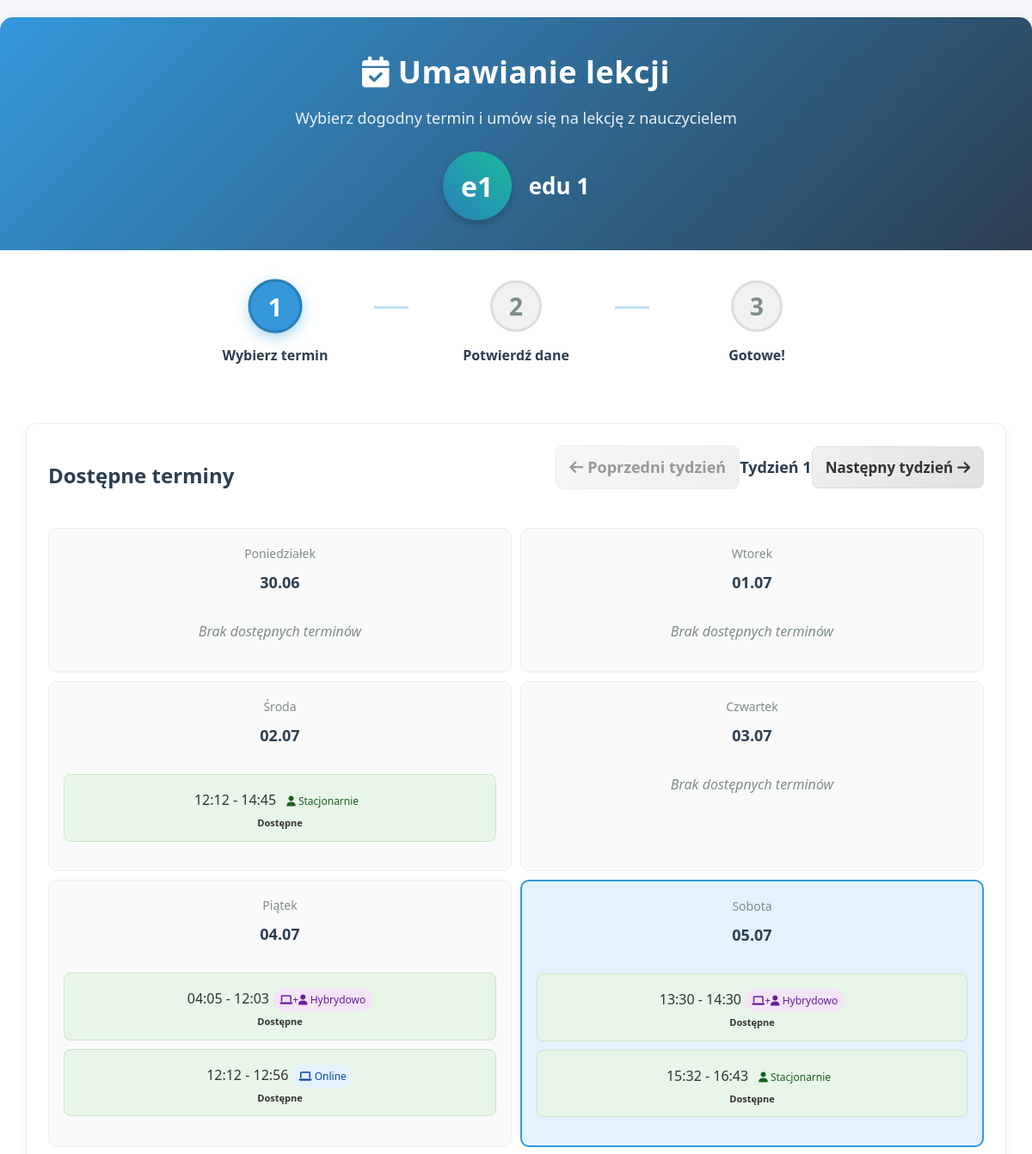
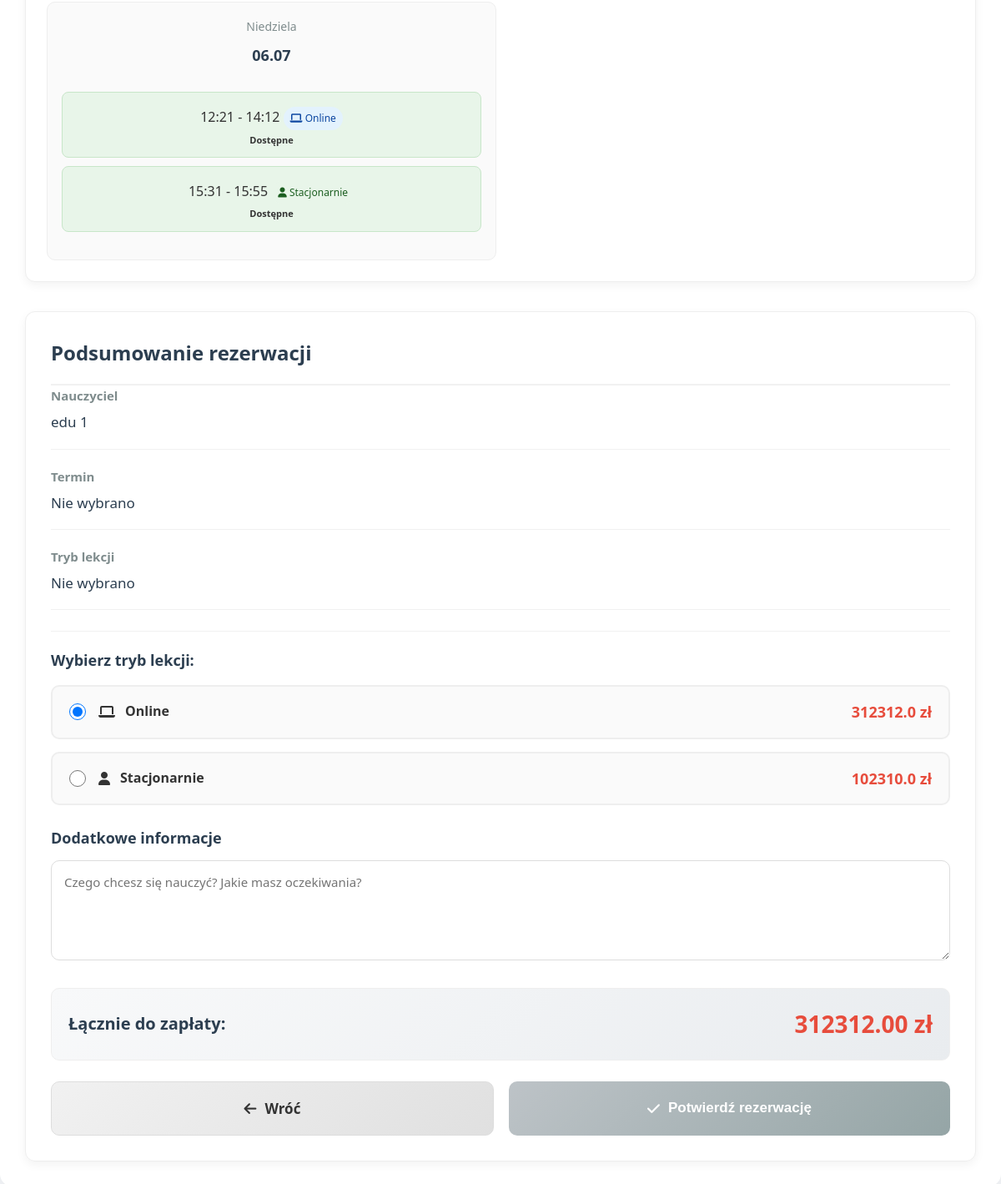
Screenshot of /book_teacher/3 (signed in) with the database file from the repository (2 pictures, top to bottom).
### tables this page shows
CREATE TABLE users (
                id INTEGER PRIMARY KEY AUTOINCREMENT,
                username TEXT UNIQUE NOT NULL,
                email TEXT UNIQUE NOT NULL,
                hash TEXT NOT NULL,
                role INTEGER DEFAULT 0,
                voivodeship TEXT,
                regional_teacher_id INTEGER,
                first_name TEXT,
                last_name TEXT,
                phone TEXT,
                school TEXT,
                subjects TEXT,
                experience_years INTEGER,
                bio TEXT,
                profile_picture TEXT,
                created_at TIMESTAMP DEFAULT CURRENT_TIMESTAMP,
                is_online INTEGER DEFAULT 0,
                last_online TIMESTAMP,
                teaching_modes TEXT DEFAULT 'online',
                availability_hours INTEGER DEFAULT 8,
                parental_email TEXT,
                password_setup_token TEXT,
                token_expiry TIMESTAMP,
                password_reset_token TEXT,
                password_reset_expiry TIMESTAMP,
                tmethod TEXT DEFAULT 'default_method'
            );

CREATE TABLE teacher_availability (
                id INTEGER PRIMARY KEY AUTOINCREMENT,
                teacher_id INTEGER NOT NULL,
                day_of_week INTEGER NOT NULL,
                start_time TEXT NOT NULL,
                end_time TEXT NOT NULL,
                is_available INTEGER NOT NULL DEFAULT 1,
                teaching_mode TEXT NOT NULL,
                created_at TIMESTAMP DEFAULT CURRENT_TIMESTAMP,
                updated_at TIMESTAMP DEFAULT CURRENT_TIMESTAMP,
                FOREIGN KEY (teacher_id) REFERENCES users (id)
            );

CREATE TABLE teacher_pricing (
                teacher_id INTEGER PRIMARY KEY,
                price_online REAL NOT NULL DEFAULT 80.0,
                price_in_person REAL NOT NULL DEFAULT 100.0,
                updated_at TIMESTAMP DEFAULT CURRENT_TIMESTAMP,
                FOREIGN KEY (teacher_id) REFERENCES users (id)
            );

### app.py (the view, shortened to what this page needs)
@app.route("/book_teacher/<int:teacher_id>", methods=["GET", "POST"])
def book_teacher(teacher_id):
    if "user_id" not in session:
        flash("Musisz być zalogowany, aby umawiać lekcje", "error")
        return redirect(url_for("login"))
    student_id = session["user_id"]
    db = get_db()
    week_offset = request.args.get('week_offset', 0, type=int)
    week_offset = max(0, min(1, week_offset))
    today = datetime.now().date()
    start_of_week = today - timedelta(days=today.weekday()) + timedelta(weeks=week_offset)
    week_dates = [start_of_week + timedelta(days=i) for i in range(14)]
    teacher = db.execute("""
        SELECT id, first_name, last_name, teaching_modes
        FROM users
        WHERE id = ? AND role IN (?, ?)
    """, (teacher_id, ROLE_TEACHER, ROLE_REGIONAL_TEACHER)).fetchone()
    if not teacher:
        flash("Nauczyciel nie istnieje", "error")
        return redirect(url_for("index"))
    teacher = row_to_dict(teacher)
    pricing = db.execute("""
        SELECT price_online, price_in_person
        FROM teacher_pricing
        WHERE teacher_id = ?
    """, (teacher_id,)).fetchone()
    if not pricing:
        pricing = {"price_online": 80.0, "price_in_person": 100.0}
    availability_rows = db.execute("""
        SELECT day_of_week, start_time, end_time, is_available, teaching_mode
        FROM teacher_availability
        WHERE teacher_id = ? AND is_available = 1
    """, (teacher_id,)).fetchall()
    availability_blocks = {}
    for row in availability_rows:
        day = row['day_of_week']
        if day not in availability_blocks:
            availability_blocks[day] = []
        start_time = normalize_time(row['start_time'])
        end_time = normalize_time(row['end_time'])
        time_slot = f"{start_time} - {end_time}"
        availability_blocks[day].append({
            "start": start_time,
            "end": end_time,
            "mode": row['teaching_mode'],
            "time_slot": time_slot
        })
    booked_slots = {}
    if week_dates:
        start_date = week_dates[0].strftime("%Y-%m-%d")
        end_date = week_dates[-1].strftime("%Y-%m-%d")
        booking_rows = db.execute("""
            SELECT booking_date, time_slot
            FROM bookings
            WHERE teacher_id = ?
              AND status NOT IN ('cancelled', 'odwolana')
              AND booking_date BETWEEN ? AND ?
        """, (teacher_id, start_date, end_date)).fetchall()
        for row in booking_rows:
            date_str = row['booking_date']
            if date_str not in booked_slots:
                booked_slots[date_str] = set()
            normalized_slot = normalize_time_slot(row['time_slot'])
            booked_slots[date_str].add(normalized_slot)
    return render_template("book_teacher.html",
                           teacher=teacher,
                           availability_blocks=availability_blocks,
                           booked_slots=booked_slots,
                           teaching_modes=TEACHING_MODES,
                           pricing=pricing,
                           timedelta=timedelta,
                           week_dates=week_dates,
                           week_offset=week_offset)

### app.py (called while the page is built)
def get_db():
    db = getattr(g, '_database', None)
    if db is None:
        db = g._database = sqlite3.connect(DATABASE)
        db.row_factory = sqlite3.Row
    return db

def normalize_time(time_str):
    try:
        t = datetime.strptime(time_str, '%H:%M')
        return t.strftime('%H:%M')
    except:
        return time_str

def normalize_time_slot(time_slot):
    parts = time_slot.split(' - ')
    if len(parts) != 2:
        return time_slot
    start = normalize_time(parts[0].strip())
    end = normalize_time(parts[1].strip())
    return f"{start} - {end}"

@app.teardown_appcontext
def close_connection(exception):
    db = getattr(g, '_database', None)
    if db is not None:
        db.close()

def row_to_dict(row):
    return dict(row) if row else None

@app.context_processor
def utility_processor():
    return dict(
        get_day_name=get_day_name,
        get_role_name=get_role_name,
        datetime=datetime,
        timedelta=timedelta,
        format_time_slot=format_time_slot
    )

### templates/book_teacher.html (shortened to what this page needs)
<!DOCTYPE html>
<html lang="pl">
<head>
    <link rel="stylesheet" href="https://cdnjs.cloudflare.com/ajax/libs/font-awesome/6.4.0/css/all.min.css">
</head>
<body>
    <div class="booking-container">
        <div class="booking-header">
            <h1><i class="fas fa-calendar-check"></i> Umawianie lekcji</h1>
            <p>Wybierz dogodny termin i umów się na lekcję z nauczycielem</p>
            <div class="teacher-info">
                <div class="teacher-avatar">
                    {{ teacher.first_name[0] }}{{ teacher.last_name[0] }}
                </div>
                <div class="teacher-name">
                    {{ teacher.first_name }} {{ teacher.last_name }}
                </div>
            </div>
        </div>
        <div class="booking-steps">
            <div class="step active">
                <div class="step-number">1</div>
                <div class="step-title">Wybierz termin</div>
            </div>
            <div class="step">
                <div class="step-number">2</div>
                <div class="step-title">Potwierdź dane</div>
            </div>
            <div class="step">
                <div class="step-number">3</div>
                <div class="step-title">Gotowe!</div>
            </div>
        </div>
        <form method="POST" action="{{ url_for('book_teacher', teacher_id=teacher.id, week_offset=week_offset) }}" id="bookingForm">
            <div class="booking-content">
                <div class="calendar-container">
                    <div class="calendar-header">
                        <h2 class="calendar-title">Dostępne terminy</h2>
                        <div class="week-navigation">
                            {% if week_offset == 0 %}
                                <span class="btn disabled">
                                    <i class="fas fa-arrow-left"></i> Poprzedni tydzień
                                </span>
                            {% else %}
                                <a href="{{ url_for('book_teacher', teacher_id=teacher.id, week_offset=week_offset-1) }}" class="btn">
                                    <i class="fas fa-arrow-left"></i> Poprzedni tydzień
                                </a>
                            {% endif %}
                            <span>Tydzień {{ week_offset + 1 }}</span>
                            {% if week_offset == 1 %}
                                <span class="btn disabled">
                                    Następny tydzień <i class="fas fa-arrow-right"></i>
                                </span>
                            {% else %}
                                <a href="{{ url_for('book_teacher', teacher_id=teacher.id, week_offset=week_offset+1) }}" class="btn">
                                    Następny tydzień <i class="fas fa-arrow-right"></i>
                                </a>
                            {% endif %}
                        </div>
                    </div>
                    <div class="calendar-grid">
                        <div class="week-row">
                            {% for day_date in week_dates[:7] %}
                            <div class="calendar-day {% if day_date == datetime.now().date() %}current-day{% endif %}" data-full-date="{{ day_date.strftime('%Y-%m-%d') }}">
                                <div class="day-name">{{ ['Poniedziałek', 'Wtorek', 'Środa', 'Czwartek', 'Piątek', 'Sobota', 'Niedziela'][loop.index0] }}</div>
                                <div class="day-date">
                                    {{ day_date.strftime('%d.%m') }}
                                </div>
                                <div class="time-slots">
                                    {% set day_of_week = loop.index0 %}
                                    {% set day_date_str = day_date.strftime('%Y-%m-%d') %}
                                    {% if day_of_week in availability_blocks %}
                                        {% for block in availability_blocks[day_of_week] %}
                                            {% set time_slot = block.time_slot %}
                                            {% set normalized_slot = time_slot | replace(' ', '') | replace(':', '') | lower %}
                                            {% set is_booked = false %}
                                            {% if day_date_str in booked_slots and normalized_slot in booked_slots[day_date_str] %}
                                                {% set is_booked = true %}
                                            {% endif %}
                                            <div class="time-block
                                                        {% if is_booked %}booked{% else %}available{% endif %}"
                                                 data-day="{{ day_of_week }}"
                                                 data-slot="{{ time_slot }}"
                                                 data-mode="{{ block.mode }}"
                                                 {% if is_booked %}title="Ten termin jest już zajęty"{% endif %}>
                                                {{ time_slot }}
                                                <div class="mode-indicator {{ block.mode }}">
                                                    {% if block.mode == 'online' %}
                                                        <i class="fas fa-laptop"></i> Online
                                                    {% elif block.mode == 'in_person' %}
                                                        <i class="fas fa-user"></i> Stacjonarnie
                                                    {% elif block.mode == 'hybrid' %}
                                                        <i class="fas fa-laptop"></i>+<i class="fas fa-user"></i> Hybrydowo
                                                    {% else %}
                                                        <i class="fas fa-laptop"></i>+<i class="fas fa-user"></i> Oba
                                                    {% endif %}
                                                </div>
                                                <div class="slot-status">
                                                    {% if is_booked %}
                                                        <span>Zajęte</span>
                                                    {% else %}
                                                        Dostępne
                                                    {% endif %}
                                                </div>
                                            </div>
                                        {% endfor %}
                                    {% else %}
                                        <div class="no-availability">
                                            Brak dostępnych terminów
                                        </div>
                                    {% endif %}
                                </div>
                            </div>
                            {% endfor %}
                        </div>
                    </div>
                </div>
                <div class="booking-summary">
                    <h3 class="summary-title">Podsumowanie rezerwacji</h3>
                    <div class="summary-item">
                        <div class="item-label">Nauczyciel</div>
                        <div class="item-value">{{ teacher.first_name }} {{ teacher.last_name }}</div>
                    </div>
                    <div class="summary-item">
                        <div class="item-label">Termin</div>
                        <div class="item-value" id="selectedDateTime">Nie wybrano</div>
                    </div>
                    <div class="summary-item">
                        <div class="item-label">Tryb lekcji</div>
                        <div class="item-value" id="selectedLessonMode">Nie wybrano</div>
                    </div>
                    <div class="mode-selector">
                        <div class="mode-title">Wybierz tryb lekcji:</div>
                        <div class="mode-options">
                            <label class="mode-option" id="onlineOption">
                                <input type="radio" name="lesson_mode" value="online" checked>
                                <div class="mode-info">
                                    <i class="fas fa-laptop"></i>
                                    <span>Online</span>
                                </div>
                                <div class="mode-price">{{ pricing.price_online }} zł</div>
                            </label>
                            <label class="mode-option" id="inPersonOption">
                                <input type="radio" name="lesson_mode" value="in_person">
                                <div class="mode-info">
                                    <i class="fas fa-user"></i>
                                    <span>Stacjonarnie</span>
                                </div>
                                <div class="mode-price">{{ pricing.price_in_person }} zł</div>
                            </label>
                        </div>
                    </div>
                    <div class="notes-section">
                        <div class="notes-title">Dodatkowe informacje</div>
                        <textarea name="notes" class="notes-input" placeholder="Czego chcesz się nauczyć? Jakie masz oczekiwania?"></textarea>
                    </div>
                    <div class="total-price">
                        <div class="price-label">Łącznie do zapłaty:</div>
                        <div class="price-value" id="totalPrice">0 zł</div>
                    </div>
                    <div class="booking-actions">
                        <a href="{{ url_for('teacher_profile', teacher_id=teacher.id) }}" class="btn btn-secondary">
                            <i class="fas fa-arrow-left"></i> Wróć
                        </a>
                        <button type="submit" class="btn btn-primary" id="confirmButton" disabled>
                            <i class="fas fa-check"></i> Potwierdź rezerwację
                        </button>
                    </div>
                </div>
            </div>
        </form>
    </div>
</body>
</html>

### rows the page displays
users: first_name "e", last_name "1", first_name "edu"
teacher_availability: time_slot "12:12 - 14:45", teaching_mode "in_person" (drawn)
teacher_availability: time_slot "04:05 - 12:03", teaching_mode "hybrid" (drawn)
teacher_availability: time_slot "12:12 - 12:56", teaching_mode "online" (drawn)
teacher_availability: time_slot "13:30 - 14:30", teaching_mode "hybrid" (drawn)
teacher_availability: time_slot "15:32 - 16:43", teaching_mode "in_person" (drawn)
teacher_availability: time_slot "12:21 - 14:12", teaching_mode "online" (drawn)
teacher_availability: time_slot "15:31 - 15:55", teaching_mode "in_person" (drawn)
teacher_pricing: price_online "312312.0", price_in_person "102310.0"

### other values shown
{{ week_offset + 1 }} "1"
{{ day_date.strftime('%d.%m') }} "30.06" "01.07" "02.07" "03.07" "04.07" "05.07" "06.07"
